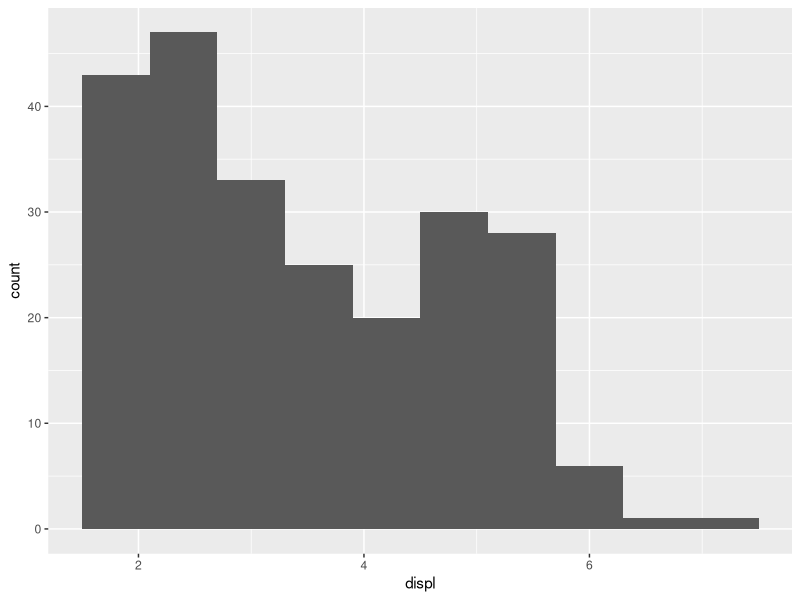
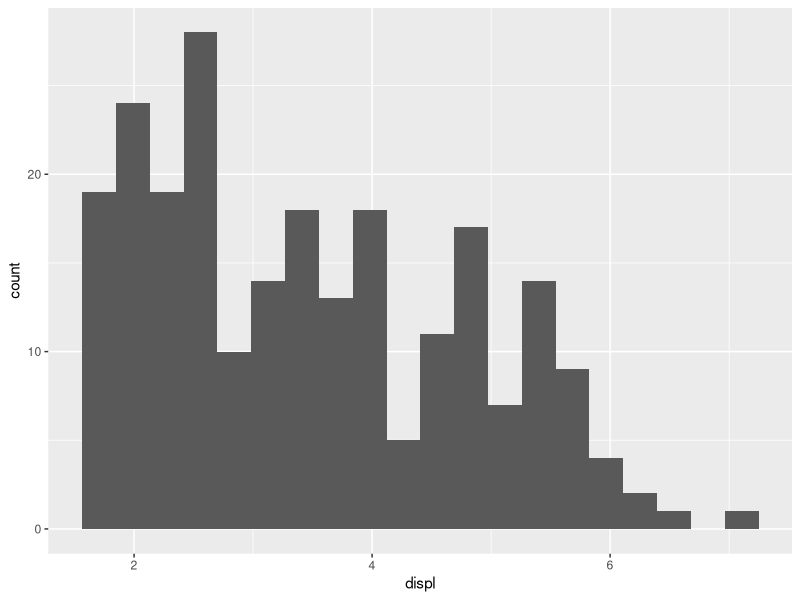
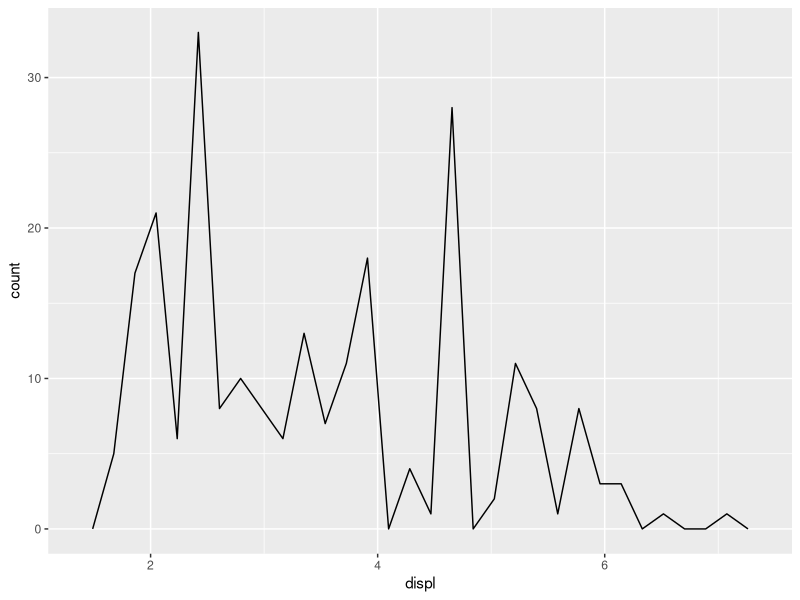
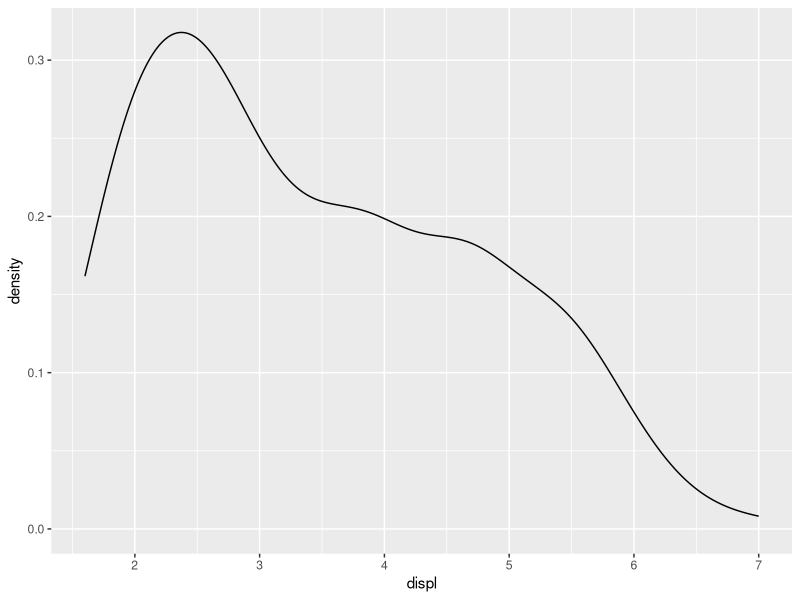
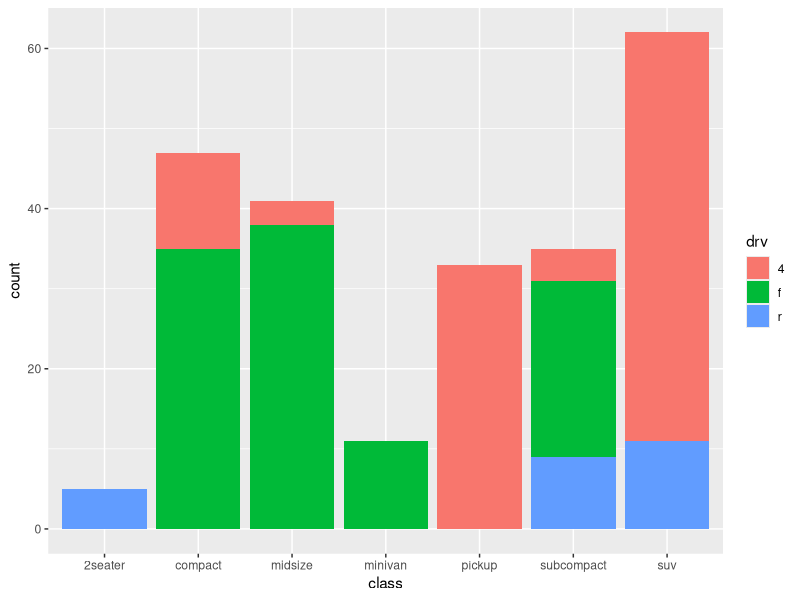
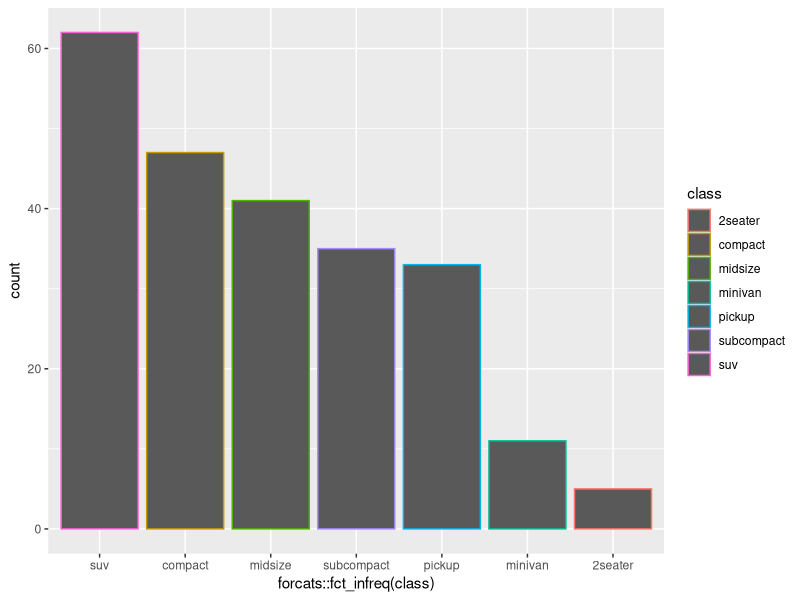
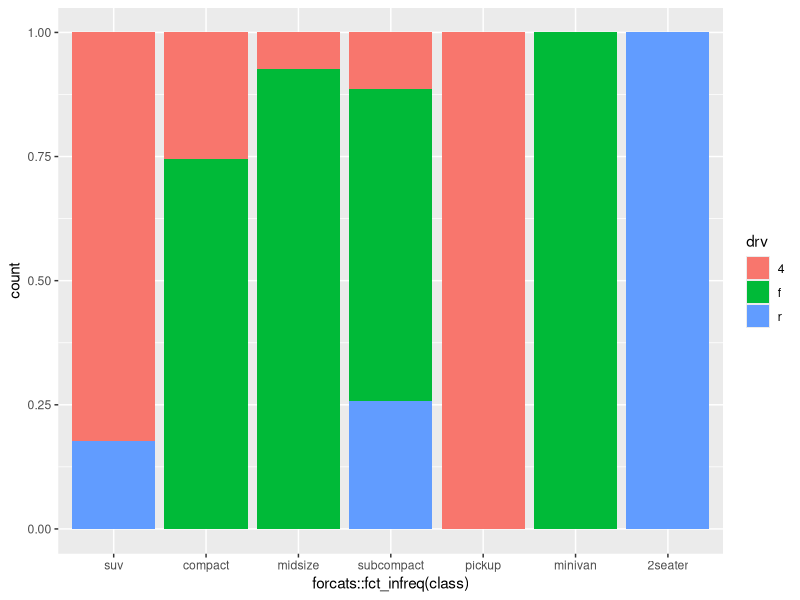
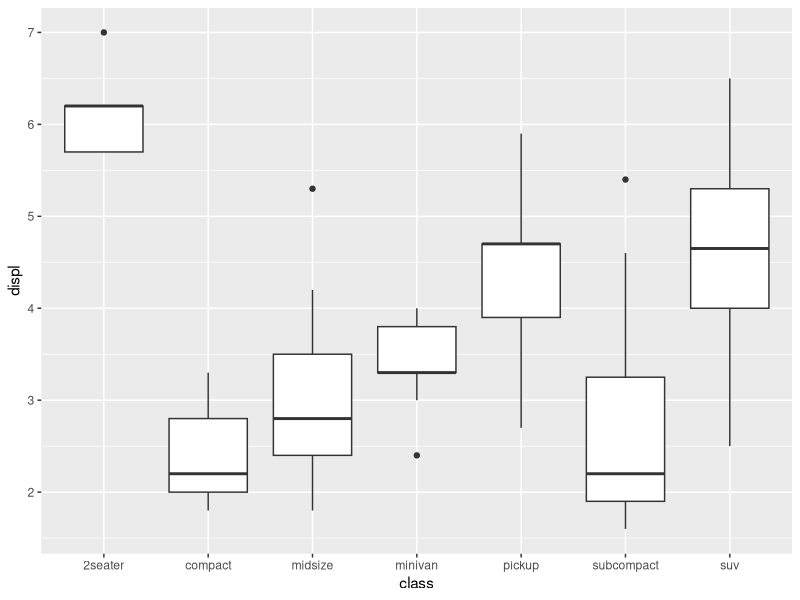

Here is the R script that generated these plots, in order:
## ---- chunk 1
library(ggplot2)
library(dplyr)
library(forcats)
## ---- chunk 2
ggplot(data = mpg)+
  geom_histogram(mapping  = aes(x = displ), bins = 10)
ggplot(data = mpg)+
  geom_histogram(mapping  = aes(x = displ), bins = 20)
## ---- chunk 3
ggplot(data = mpg)+
  geom_freqpoly(mapping  = aes(x = displ))
## ---- chunk 4
ggplot(data = mpg)+
  geom_density(mapping  = aes(x = displ), bins = 100)
## ---- chunk 5
ggplot(data = mpg) +
  geom_bar(mapping = aes(x = class, fill =drv ))
## ---- chunk 6
ggplot(data = mpg)+
  geom_bar( mapping = aes(x = forcats::fct_infreq(class), color = class))

## ---- chunk 7
ggplot(data = mpg)+
  geom_bar( mapping = aes(x= forcats::fct_infreq(class), fill = drv), position = "fill")
## ---- chunk 8

ggplot(data = mpg)+
  geom_boxplot(mapping =  aes(class,displ))

## ---- chunk 9
ggplot(data = mpg)+
  geom_violin(mapping =  aes(class,displ))

## ---- chunk 10

## ---- chunk 11
ggplot(data = mpg)+
  geom_smooth( mapping = aes(hwy,displ), se = FALSE, color = "red", linetype = 3)
#se takes away the probability area.
#linetype 
#size
## ---- chunk 12
mpg_class_displacement  <- mpg %>% 
  group_by(class) %>% 
  summarize(mean_displ = mean(displ))
## ---- chunk 13
ggplot(mpg_class_displacement, aes(class, mean_displ))+
  geom_col()
## ---- chunk 14
ggplot(data= mpg)+
  geom_density2d(aes(displ,hwy))
